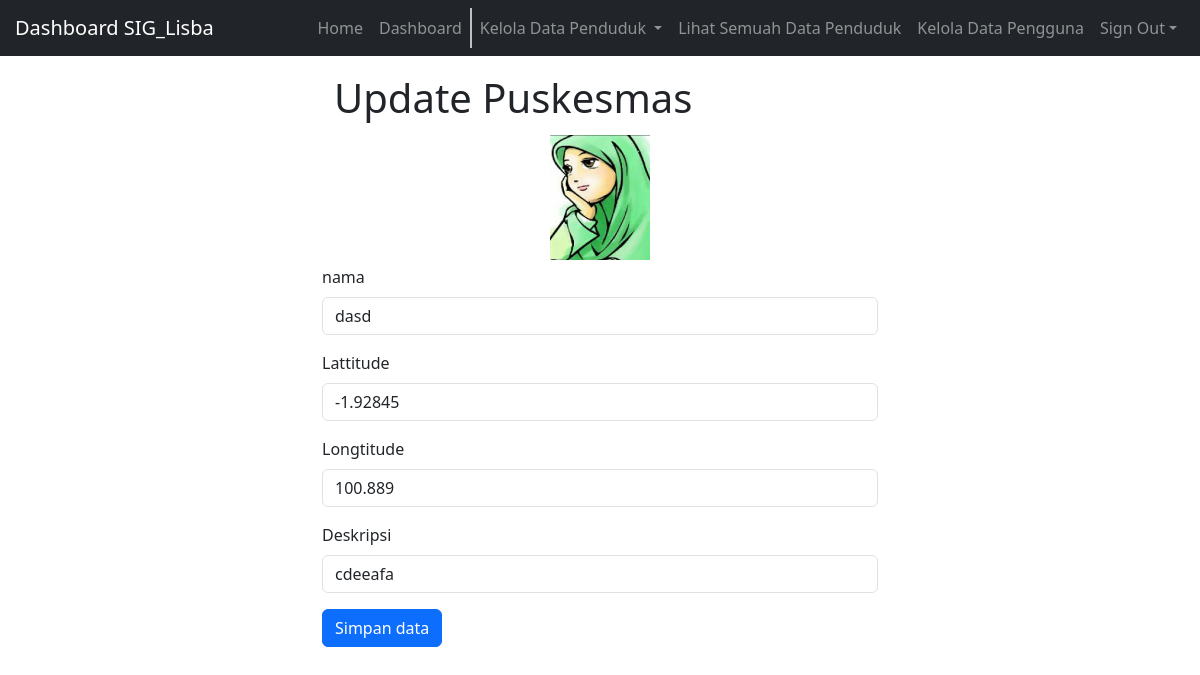
The app's page /edit_nagari.php?id_lokasi=39 with its own data.
### tables this page shows
CREATE TABLE `lokasi` (
  `id_lokasi` int(11) NOT NULL,
  `lat` float NOT NULL,
  `ing` float NOT NULL,
  `nama` varchar(50) NOT NULL,
  `des` text NOT NULL,
  `image` varchar(50) NOT NULL,
  `image_text` int(11) NOT NULL
);

### edit_nagari.php (the view, shortened to what this page needs)
<!DOCTYPE html>
<html>
<head>
    <?php include('header.php'); ?>
    <link href="css/bootstrap.min.css" rel="stylesheet">
</head>
<body>
    <div class="container col-md-6 mt-4">
        <div class="container mt-4">
            <h1>Update Puskesmas</h1>
        </div>
        <div class="card-body">
            <?php
            if (isset($_GET['id_lokasi'])) {
                $id_lokasi  = $_GET['id_lokasi'];
            } else {
                die("Error. No ID Selected!");
            }
            include "koneksi.php";
            $query = mysqli_query($db, "SELECT * FROM lokasi where $id_lokasi=id_lokasi");
            $data = mysqli_fetch_assoc($query);
            ?>
            <form action="" method="post" role="form" enctype="multipart/form-data">
                <div class="form-group">
                    <center>
                        <div class="img"><?= "<img src='img/" . $data['image'] . "'>"; ?></div>
                    </center>
                    <label>nama</label>
                    <input type="text" name="nama" required="" class="form-control" value="<?= $data['nama']; ?>">
                </div>
                <div class="form-group">
                    <label>Lattitude</label>
                    <input type="text" name="lat" required="" class="form-control" value="<?= $data['lat']; ?>">
                </div>
                <div class="form-group">
                    <label>Longtitude</label>
                    <input type="text" name="ing" required="" class="form-control" value="<?= $data['ing']; ?>">
                </div>
                <div class="form-group">
                    <label>Deskripsi</label>
                    <input type="text" name="des" required="" class="form-control" value="<?= $data['des']; ?>">
                </div>
        </div>
        <button type="submit" class="btn btn-primary" name="submit" value="simpan">Simpan data</button>
    </div>
</body>
</html>

### header.php (style rules this page uses)
html, body { font-family: 'Roboto', sans-serif; margin-left: 20px; margin-right: 20px; margin-top: 50px; }

### edit_nagari.php (style rules this page uses)
img { float: center; margin: 5px; width: 100px; height: 125px; }

### records on screen
lokasi: image (picture), nama "dasd", lat "-1.92845", ing "100.889", des "cdeeafa"
